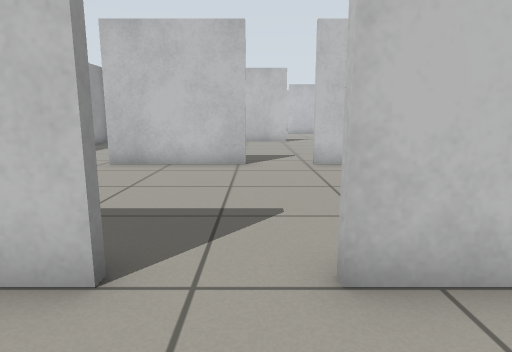
view 1 (above)

19 first-person views from a walk through a robot-simulator world made for Gazebo. The camera is 0.68 m above the floor, tilts 10° down and sees 75° across. The floor is counted in squares, 0.5 m on a side. Each view is taken from the middle of a square. On the plan, view 1 faces up. The plan holds only what a view shows up to about 15 squares ahead; the rest is blank.

view 2
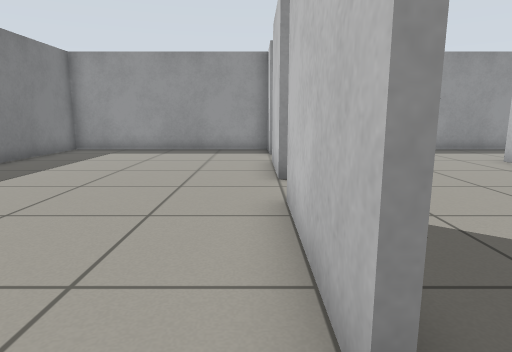

view 3
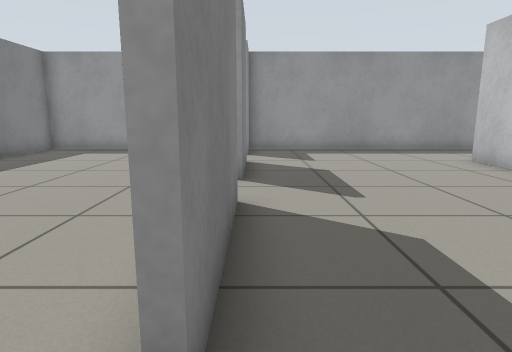

view 4
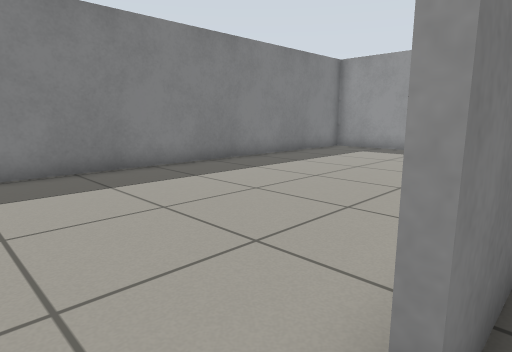

view 5
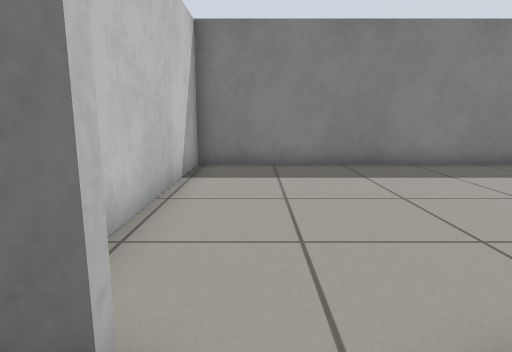

view 6
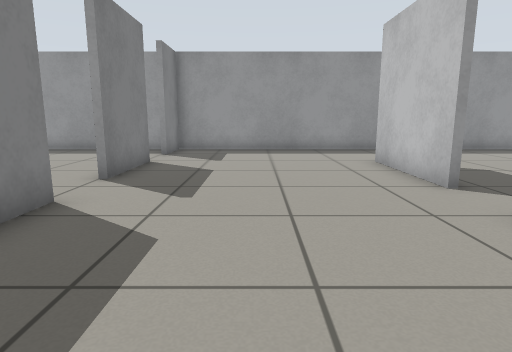

view 7
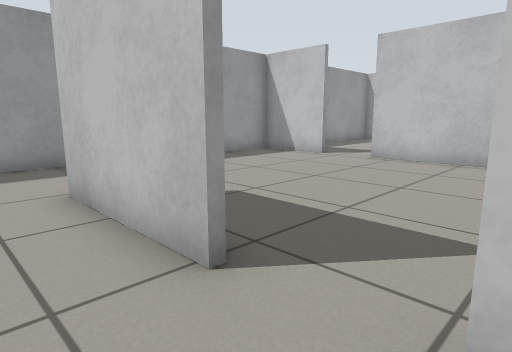

view 8
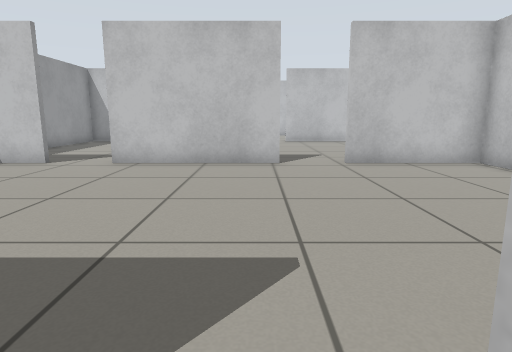

view 9
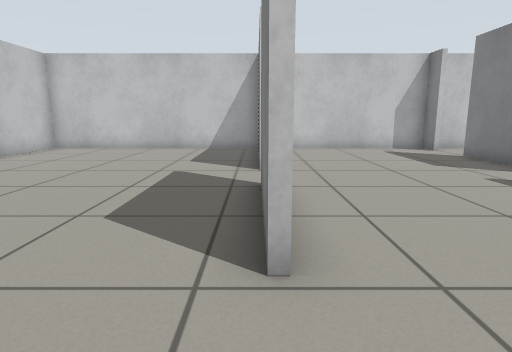

view 10
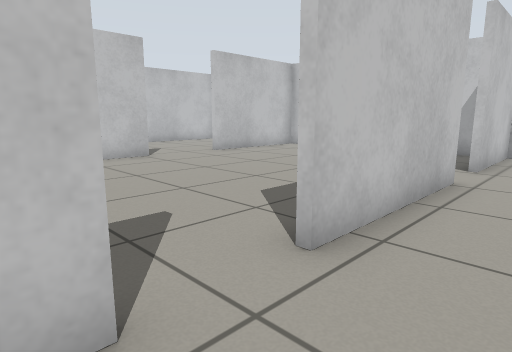

view 11
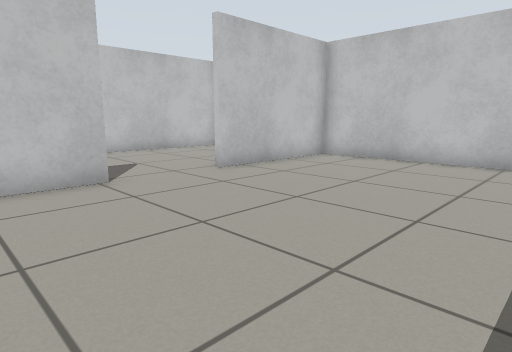

view 12
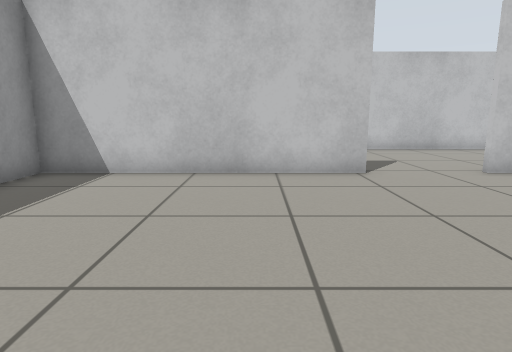

view 13
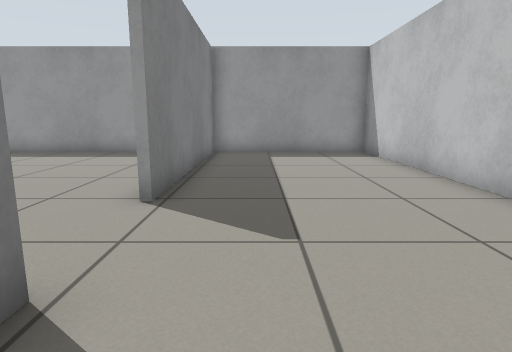

view 14
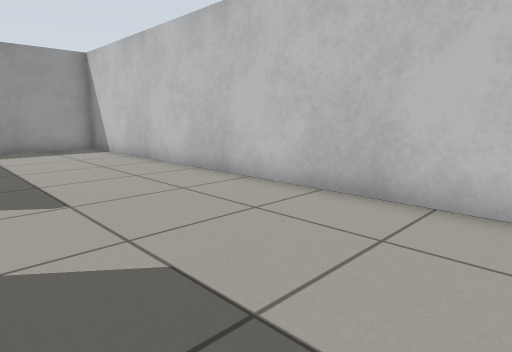

view 15
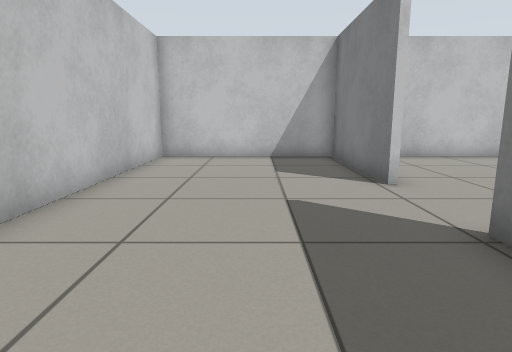

view 16
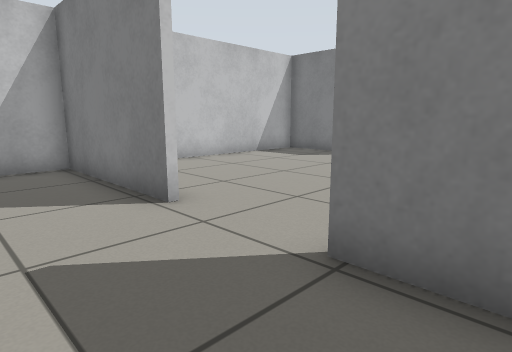

view 17
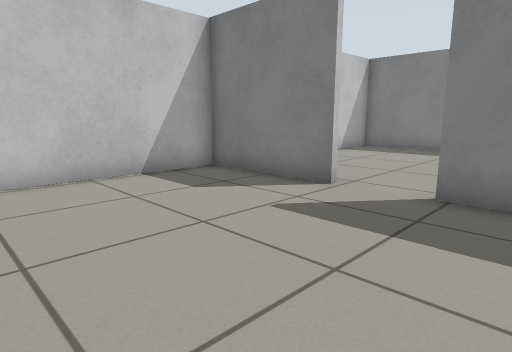

view 18
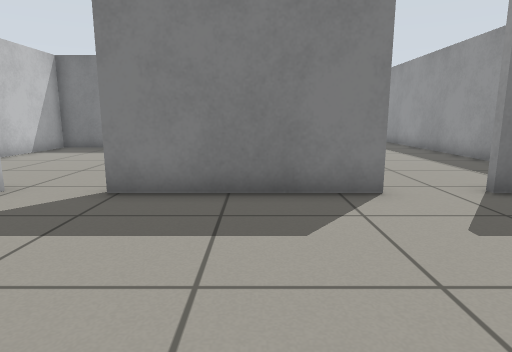

view 19
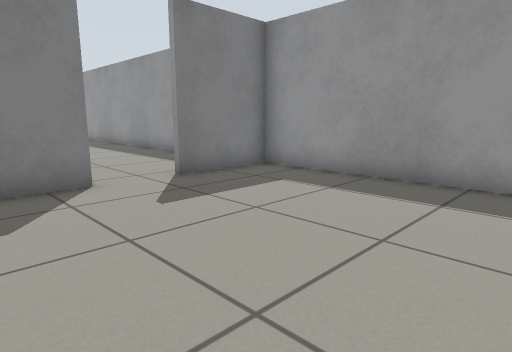

### Floor plan
Ten units are one square. View 1 is at (0, 0); x grows to the right and y downward. Boxes are objects, and circles mark ways between rooms. Rooms are numbered by the first view taken in them; rooms with no view inside come last. Other rooms are left out.
<svg viewBox="-89 -348 172 410">
<path fill="none" stroke="#000" d="M-2 -97 -44 -97M-44 -99 -2 -99M26 -97 16 -97M-12 -25 -44 -25M6 -27 48 -27M35 -99 77 -99 77 -190M-44 -27 -12 -27M-66 -25 -82 -25M48 -25 6 -25M-84 -27 -62 -27M66 -27 78 -27M18 -189 -34 -189M-52 -189 -84 -189M-83 -190 -83 57 77 57 77 -84M78 -189 36 -189M-34 -191 18 -191M-2 -281 -83 -281 -83 -268M36 -191 78 -191M-83 -252 -83 -190M-84 -191 -52 -191M77 -190 77 -281 26 -281M26 -283 77 -283 77 -343 -83 -343 -83 -283 -2 -283"/>
<circle cx="-45" cy="-190" r="3" fill="#2a7"/>
<circle cx="25" cy="-190" r="3" fill="#2a7"/>
<circle cx="10" cy="-280" r="3" fill="#2a7"/>
<text x="-10" y="-70">1</text>
<text x="-10" y="-230">2</text>
<text x="0" y="-310">3</text>
</svg>
Room 1 opens to room 2. Room 2 opens to room 3.

Where each view was taken, in squares from view 1:
view 1: 0 up, 0 right, facing up
view 2: 2 up, 6 right, facing left
view 3: 3 up, 6 right, facing left
view 4: 3 up, 6 right, facing down-left
view 5: 4 up, 6 right, facing down
view 6: 6 up, 6 right, facing left
view 7: 8 up, 2 right, facing up-left
view 8: 9 up, 1 right, facing up
view 9: 10 up, 7 left, facing right
view 10: 17 up, 6 left, facing up-right
view 11: 21 up, 3 left, facing up-right
view 12: 20 up, 3 left, facing up
view 13: 30 up, 5 right, facing left
view 14: 29 up, 7 right, facing up-left
view 15: 31 up, 4 left, facing right
view 16: 31 up, 2 left, facing down-right
view 17: 25 up, 0 right, facing down-right
view 18: 25 up, 1 left, facing down
view 19: 26 up, 1 left, facing down-left
